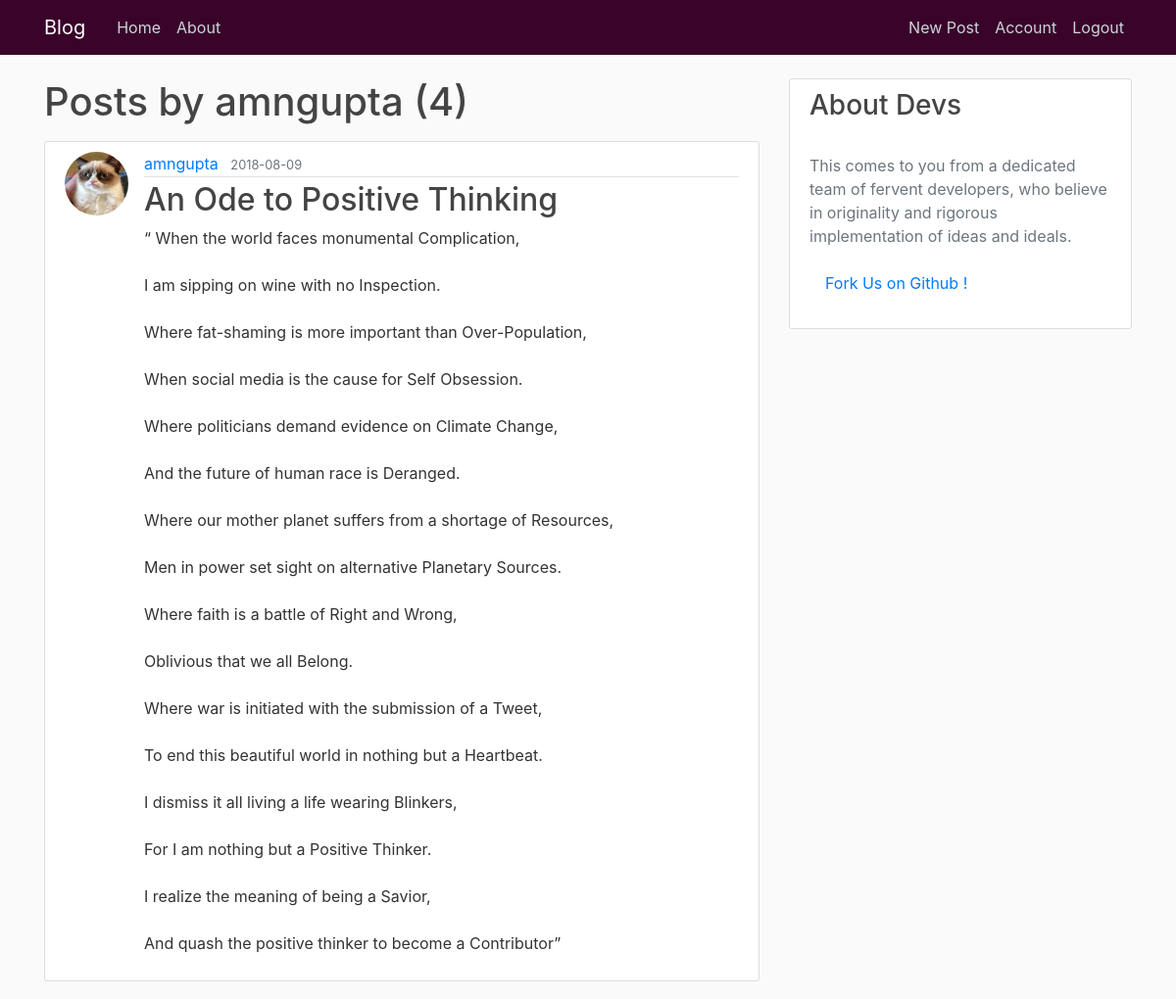
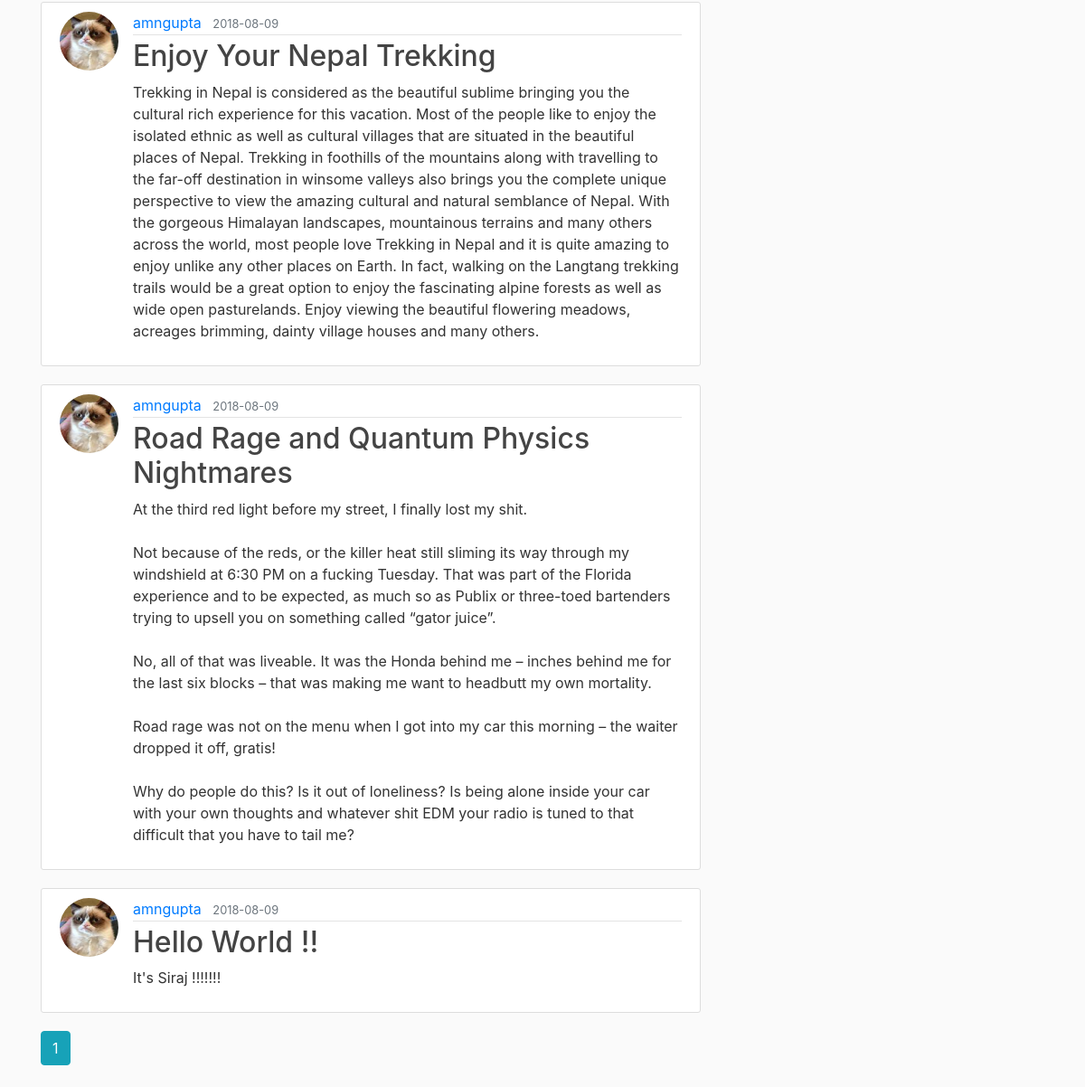
Screenshot of /user/amngupta (signed in) with the database file from the repository (2 pictures, top to bottom).
### blog/models.py (models this page shows, shortened)
class User(db.Model, UserMixin):
    id = db.Column(db.Integer, primary_key=True)
    username = db.Column(db.String(20), unique=True, nullable=False)
    email = db.Column(db.String(120), unique=True, nullable=False)
    image_file = db.Column(db.String(20), nullable=False, default='default.jpg')
    password = db.Column(db.String(60), nullable=False)
    posts = db.relationship('Post', backref='author', lazy=True)

class Post(db.Model):
    id = db.Column(db.Integer, primary_key=True)
    title = db.Column(db.String(100), nullable=False)
    date_posted = db.Column(db.DateTime, nullable=False, default=datetime.utcnow)
    content = db.Column(db.Text, nullable=False)
    user_id = db.Column(db.Integer, db.ForeignKey('user.id'), nullable=False)

### blog/routes.py (the view)
@app.route("/user/<string:username>")
def user_posts(username):
    page = request.args.get('page', 1, type=int)
    user = User.query.filter_by(username=username).first_or_404()
    posts = Post.query.filter_by(author=user)\
        .order_by(Post.date_posted.desc())\
        .paginate(page=page, per_page=5)
    return render_template('user_posts.html', posts=posts, user=user)

### blog/models.py (called while the page is built)
@login_manager.user_loader
def load_user(user_id):
    return User.query.get(int(user_id))

### blog/templates/user_posts.html
{% extends "layout.html" %}
{% block content %}
    <h1 class="mb-3">Posts by {{ user.username }} ({{ posts.total }})</h1>
    {% for post in posts.items %}
        <article class="media content-section">
          <img class="rounded-circle article-img" src="{{ url_for('static', filename='profile_pics/' + post.author.image_file) }}">
          <div class="media-body">
            <div class="article-metadata">
              <a class="mr-2" href="{{ url_for('user_posts', username=post.author.username) }}">{{ post.author.username }}</a>
              <small class="text-muted">{{ post.date_posted.strftime('%Y-%m-%d') }}</small>
            </div>
            <h2><a class="article-title" href="{{ url_for('post', post_id=post.id) }}">{{ post.title }}</a></h2>
            <p class="article-content">{{ post.content }}</p>
          </div>
        </article>
    {% endfor %}
    {% for page_num in posts.iter_pages(left_edge=1, right_edge=1, left_current=1, right_current=2) %}
      {% if page_num %}
        {% if posts.page == page_num %}
          <a class="btn btn-info mb-4" href="{{ url_for('user_posts', username=user.username, page=page_num) }}">{{ page_num }}</a>
        {% else %}
          <a class="btn btn-outline-info mb-4" href="{{ url_for('user_posts', username=user.username, page=page_num) }}">{{ page_num }}</a>
        {% endif %}
      {% else %}
        ...
      {% endif %}
    {% endfor %}
{% endblock content %}

### blog/static/main.css (style rules this page uses)
body { background: #fafafa; color: #333333; margin-top: 5rem; }
h1, h2, h3, h4, h5, h6 { color: #444444; }
.content-section { background: #ffffff; padding: 10px 20px; border: 1px solid #dddddd; border-radius: 3px; margin-bottom: 20px; }
.article-title { color: #444444; }
.article-content { white-space: pre-line; }
.article-img { height: 65px; width: 65px; margin-right: 16px; }
.article-metadata { padding-bottom: 1px; margin-bottom: 4px; border-bottom: 1px solid #e3e3e3 }

### rows the page displays
User: username "amngupta"
Post: image_file (picture), author.username "amngupta", date_posted "2018-08-09", title "An Ode to Positive Thinking", content "“ When the world faces monumental Complication, I am sipping on wine with no Inspection. Where fat-shaming is more important than Over-Population, When social media is the cause for Self Obsession. Where politicians demand evidence on Climate Change, And the future of human race is Deranged. Where our mother planet suffers from a shortage of Resources, Men in power set sight on alternative Planetary Sources. Where faith is a battle of Right and Wrong, Oblivious that we all Belong. Where war is initiated with the submission of a Tweet, To end this beautiful world in nothing but a Heartbeat. I dismiss it all living a life wearing Blinkers, For I am nothing but a Positive Thinker. I realize…"
Post: image_file (picture), author.username "amngupta", date_posted "2018-08-09", title "Enjoy Your Nepal Trekking", content "Trekking in Nepal is considered as the beautiful sublime bringing you the cultural rich experience for this vacation. Most of the people like to enjoy the isolated ethnic as well as cultural villages that are situated in the beautiful places of Nepal. Trekking in foothills of the mountains along with travelling to the far-off destination in winsome valleys also brings you the complete unique perspective to view the amazing cultural and natural semblance of Nepal. With the gorgeous Himalayan landscapes, mountainous terrains and many others across the world, most people love Trekking in Nepal and it is quite amazing to enjoy unlike any other places on Earth. In fact, walking on the Langtang…"
Post: image_file (picture), author.username "amngupta", date_posted "2018-08-09", title "Road Rage and Quantum Physics Nightmares", content "At the third red light before my street, I finally lost my shit. Not because of the reds, or the killer heat still sliming its way through my windshield at 6:30 PM on a fucking Tuesday. That was part of the Florida experience and to be expected, as much so as Publix or three-toed bartenders trying to upsell you on something called “gator juice”. No, all of that was liveable. It was the Honda behind me – inches behind me for the last six blocks – that was making me want to headbutt my own mortality. Road rage was not on the menu when I got into my car this morning – the waiter dropped it off, gratis! Why do people do this? Is it out of loneliness? Is being alone inside your car with your own…"
Post: image_file (picture), author.username "amngupta", date_posted "2018-08-09", title "Hello World !!", content "It's Siraj !!!!!!!"

### other values shown
{{ posts.total }} "4"
{{ page_num }} "1"
